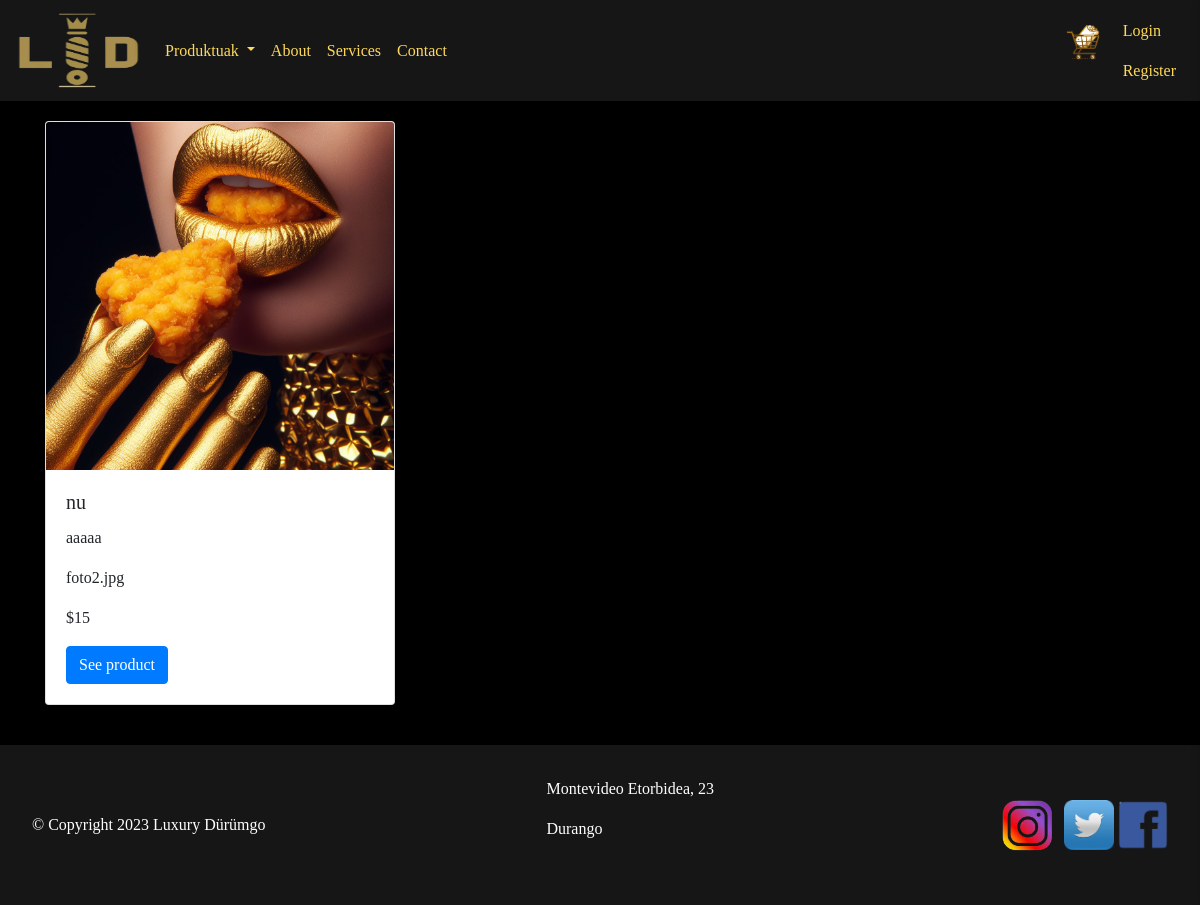
The app's page /menu/, older data.
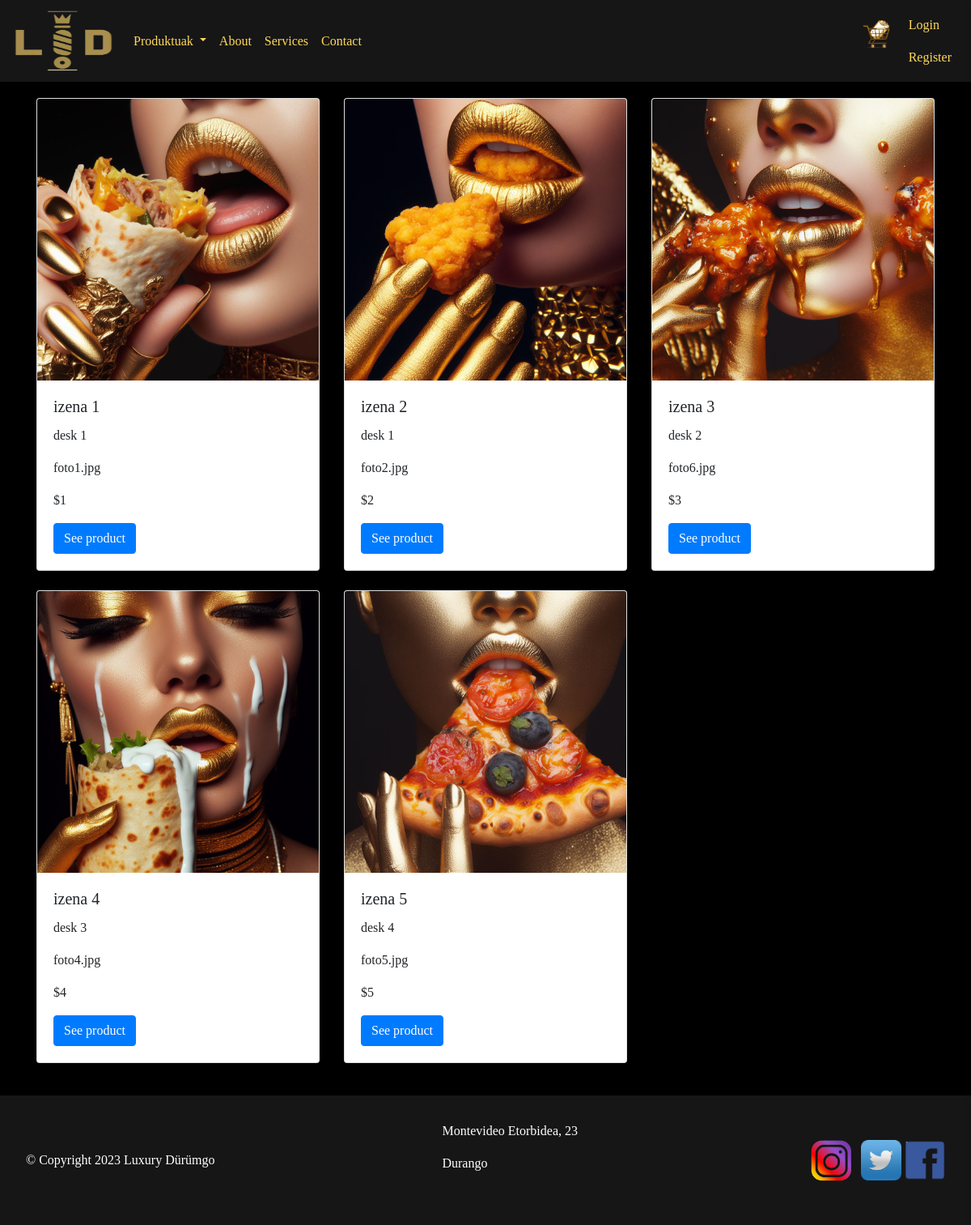
The same page, newer data.
### web/models.py (models this page shows)
class Produktua(models.Model):
    izena = models.CharField(max_length=100,blank=False)
    kategoria = models.CharField(max_length=100,blank=False, default="")
    deskripzioa = models.CharField(max_length=500,blank=False)
    argazkia = models.FilePathField(path="web/static/img/")
    prezioa = models.IntegerField(blank=False)
    stock = models.IntegerField(blank=False)
    pisua = models.IntegerField()
    vip = models.IntegerField(blank=False, default=0)

### web/views.py (the view)
# urls.py: path('menu/', views.menu, name='menu'),
def menu(request):
    izena = request.session.get('izena', '')
    user_id = request.session.get('id')
    perfil = request.session.get('perfil')
    produktuak = Produktua.objects.all()
    context = {
        'izena': izena,
        'user_id': user_id,
        'perfil': perfil,
        'produktuak': produktuak,
    }
    return render(request, 'menu.html', context)

### web/templates/menu.html
{% extends 'base.html' %}
{% load static %}
    {% block style %}
        <link rel="stylesheet" href="../static/css/styles.css">
    {% endblock %}
    {% block content %}
    <div class="container">
        <div class="row">
            {% for produktua in produktuak %}
            <div class="col-md-4 mb-4">
              <div class="card">
                <img src="../static/img/{{ produktua.argazkia }}" class="card-img-top" alt="{{ produktua.izena }}">
                <div class="card-body">
                  <h5 class="card-title">{{ produktua.izena }}</h5>
                  <p class="card-text">{{ produktua.deskripzioa }}</p>
                  <p class="card-text">{{ produktua.argazkia }}</p>
                  <p class="card-text">${{ produktua.prezioa }}</p>
                  <a href="#" class="btn btn-primary">See product</a>
                </div>
              </div>
            </div>
            {% if forloop.counter|divisibleby:3 and not forloop.last %}
              </div><div class="row">
            {% endif %}
          {% endfor %}
        </div>
      </div>
    {% endblock %}

### web/templates/base.html (shortened to what this page needs)
{% load static %}
<html>
    <head>
        <link rel="stylesheet" href="https://stackpath.bootstrapcdn.com/bootstrap/4.5.2/css/bootstrap.min.css">
        <link rel="stylesheet" href="https://cdn.jsdelivr.net/npm/bootstrap-icons@1.11.1/font/bootstrap-icons.css">
        <link rel="stylesheet" href="../static/css/carrito.css">
        {% block style %}
        {% endblock %}
    </head>
    <body>
        <nav class="navbar navbar-expand-lg navbar-light">
            <a href ="{% url 'index' %}"><img class="navbar-brand" src="../static/img/LOGO2.png"></img></a>
            <div class="collapse navbar-collapse" id="navbarNav">
                <ul class="navbar-nav">
                    <li class="nav-item dropdown">
                        <a class="nav-link dropdown-toggle" href="#"id="navbarDropdown" role="button" data-toggle="dropdown" aria-haspopup="true" aria-expanded="false">Produktuak <span class="sr-only">(current)</span></a>
                    </li>
                    <li class="nav-item">
                        <a class="nav-link" href="{% url 'aboutUs' %}">About</a>
                    </li>
                    <li class="nav-item">
                        <a class="nav-link" href="#">Services</a>
                    </li>
                    <li class="nav-item">
                        <a class="nav-link" href="{% url 'contact' %}">Contact</a>
                    </li>
                </ul>
            </div>
            <div class="collapse navbar-collapse" id="navbarNav">
                <ul class="navbar-nav ml-auto">
                    <li class="nav-item">
                        <img class="nav-link carrito" src="../static/img/carrito1.png"></img>
                    </li>
                    {% if user_id %}
                        {% if perfil == 1 %}
                            <div id="user" data-izena="Haritz">
                                <li class="nav-item dropdown">
                                    <a class="nav-link dropdown-toggle" href="#" id="navbarDropdown" role="button"
                                        data-toggle="dropdown" aria-haspopup="true" aria-expanded="false"> {{ izena }}: {{ user_id }}<img
                                            src="../static/img/user.png "> <span class="sr-only">(current)</span>
                                    </a>
                                    <div class="dropdown-menu" aria-labelledby="navbarDropdown">
                                        <a class="dropdown-item" href="#">Profile</a>
                                        <a class="dropdown-item" href="logout/">Log out</a></div>
                                </li>
                            </div>
                        {% elif perfil == 3 %}
                        <div id="user" data-izena="Haritz">
                            <li class="nav-item dropdown">
                                <a class="nav-link dropdown-toggle" href="#" id="navbarDropdown" role="button"
                                    data-toggle="dropdown" aria-haspopup="true" aria-expanded="false"> {{ izena }}: {{ user_id }}<img
                                        src="../static/img/user.png "> <span class="sr-only">(current)</span>
                                </a>
                                <div class="dropdown-menu" aria-labelledby="navbarDropdown">
                                    <a class="dropdown-item" href="#">Profile</a>
                                    <a class="dropdown-item" href="{% url 'addproducts' %}">Add Products</a>
                                    <a class="dropdown-item" href="logout/">Log out</a></div>
                            </li>
                        </div>
                        {% endif %}
                    {% else %}
                    <div id="user" data-izena="">
                        <li class="nav-item"></li><a class="nav-link" href="login/">Login</a>
                        <li class="nav-item"><a class="nav-link" href="register/">Register</a></li>
                    </div>
                  {% endif %}
                </ul>
            </div>
        </nav>
        {% block content %}
        {% endblock %}
        <footer>
            <div class="copyright">
                © Copyright 2023 Luxury Dürümgo
            </div>
            <address>
              <p>Montevideo Etorbidea, 23</p>
              <p>Durango</p>
            </address>
            <div class="social">
              <img src="../static/img/instagram.png" style="width: 65px; height: 65px;"/> <img src="../static/img/twitter.png" style="width: 50px; height: 50px;"/>
              <img src="../static/img/facebook.png" style="width: 50px; height: 50px;"/>
            </div>
          </footer>
    </body>
</html>

### web/static/css/styles.css (style rules this page uses)
* { margin: 0; padding: 0; box-sizing: border-box; }
body { display: flex; flex-direction: column; align-items: center; min-height: 100vh; background-color: #000000; font-family: "luxurious roman", serif; margin: 0; padding: 0; }
.navbar { width: 100%; background-color: #161617 ; margin-bottom: 20px; }
.navbar-light .navbar-nav .nav-link { color: #FFD95A; }
.navbar-brand { width: 125px; height: 85px; }
.nav-item img { width: 62px; height: 62px; }
.navbar a { color: #FFD95A; }
footer { align-items:center; display: flex; justify-content: space-between; margin-top: 1em; padding: 2em; width: 100%; background-color:#161617; color: #fff; }

Row changes from the older to the newer data that the page shows:
changed Produktua: argazkia: a different picture; izena "nu" → "izena 1"; deskripzioa "aaaaa" → "desk 1"; argazkia "foto2.jpg" → "foto1.jpg"; prezioa "15" → "1"
added Produktua: argazkia (picture), izena "izena 2", deskripzioa "desk 1", argazkia "foto2.jpg", prezioa "2"
added Produktua: argazkia (picture), izena "izena 3", deskripzioa "desk 2", argazkia "foto6.jpg", prezioa "3"
added Produktua: argazkia (picture), izena "izena 4", deskripzioa "desk 3", argazkia "foto4.jpg", prezioa "4"
added Produktua: argazkia (picture), izena "izena 5", deskripzioa "desk 4", argazkia "foto5.jpg", prezioa "5"
